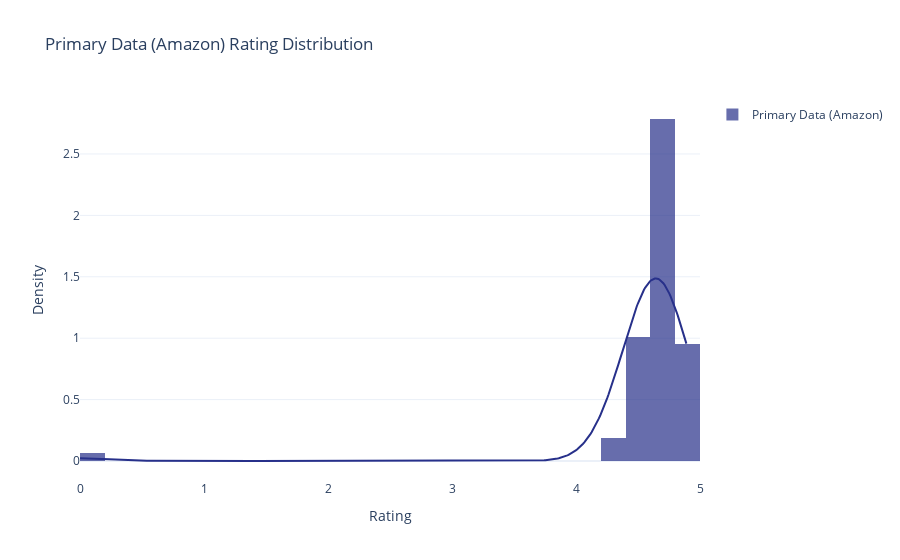
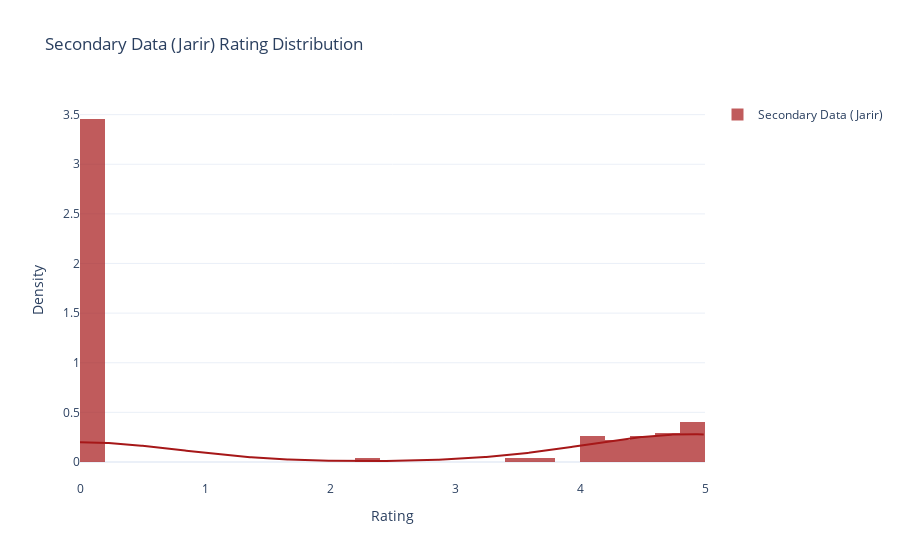

Write notebook code for charts like these, in order.
### Markdown cell above
###  Distribution Plot (Rating)

### Code cell
import plotly.figure_factory as ff
import numpy as np
import pandas as pd

# Sample Data (Replace with actual dataset)
np.random.seed(42)
primary_ratings = np.random.uniform(0, 4.9, 300)
secondary_ratings = np.random.uniform(0, 5, 300)

# Create separate plots
fig_primary = ff.create_distplot([prior_processed_amazon['Rating']], ["Primary Data (Amazon)"], 
                                 bin_size=0.2, show_hist=True, show_rug=False, colors=['#27308a'])

fig_secondary = ff.create_distplot([prior_processed_jarir['Rating']], ["Secondary Data (Jarir)"], 
                                   bin_size=0.2, show_hist=True, show_rug=False, colors=['#a61718'])

# Update layout for primary
fig_primary.update_layout(title="Primary Data (Amazon) Rating Distribution",
                          xaxis_title="Rating", yaxis_title="Density", template="plotly_white")

# Update layout for secondary
fig_secondary.update_layout(title="Secondary Data (Jarir) Rating Distribution",
                            xaxis_title="Rating", yaxis_title="Density", template="plotly_white")

# Show figures separately
fig_primary.show()
fig_secondary.show()

### Figure 1 — Plotly figure (JSON) as saved in the notebook; plotly's stock layout.template omitted (floating-point values rounded to 4 significant figures; data arrays with more than 128 entries replaced by an {"elided": "..."} marker saying what was removed)
{"data": [{"histnorm": "probability density", "legendgroup": "Primary Data (Amazon)", "marker": {"color": "#27308a"}, "name": "Primary Data (Amazon)", "opacity": 0.7, "type": "histogram", "x": [4.3, 4.5, 4.7, 4.7, 4.6, 4.6, 4.5, 0, 4.5, 4.7, 4.6, 4.7, 4.7, 4.8, 4.6, 4.7, 4.7, 4.8, 4.7, 4.6, 4.7, 4.6, 4.4, 4.7, 4.6, 4.6, 4.5, 4.6, 4.8, 4.9, 4.6, 4.7, 4.7, 4.9, 4.8, 4.7, 4.8, 4.5, 4.6, 4.5, 4.4, 4.5, 4.6, 4.9, 4.8, 4.9, 4.7, 4.5, 4.5, 4.6, 4.6, 4.7, 4.3, 4.6, 4.7, 4.9, 4.8, 4.5, 4.8, 4.7, 4.5, 4.7, 4.6, 4.6, 4.7, 4.6, 4.7, 4.6, 4.7, 4.4, 4.8, 4.7, 4.5, 4.3, 4.6, 4.8, 4.7, 4.4, 4.6], "xaxis": "x", "xbins": {"end": 4.9, "size": 0.2, "start": 0}, "yaxis": "y"}, {"legendgroup": "Primary Data (Amazon)", "marker": {"color": "#27308a"}, "mode": "lines", "name": "Primary Data (Amazon)", "showlegend": false, "type": "scatter", "x": {"elided": "500 float values"}, "xaxis": "x", "y": {"elided": "500 float values"}, "yaxis": "y"}], "layout": {"autosize": true, "barmode": "overlay", "hovermode": "closest", "legend": {"traceorder": "reversed"}, "title": {"text": "Primary Data (Amazon) Rating Distribution"}, "xaxis": {"anchor": "y2", "autorange": true, "domain": [0, 1], "range": [0, 5], "title": {"text": "Rating"}, "type": "linear", "zeroline": false}, "yaxis": {"anchor": "free", "autorange": true, "domain": [0, 1], "position": 0, "range": [-0.1547, 2.94], "title": {"text": "Density"}, "type": "linear"}}}

### Figure 2 — Plotly figure (JSON) as saved in the notebook; plotly's stock layout.template omitted (floating-point values rounded to 4 significant figures; data arrays with more than 128 entries replaced by an {"elided": "..."} marker saying what was removed)
{"data": [{"histnorm": "probability density", "legendgroup": "Secondary Data (Jarir)", "marker": {"color": "#a61718"}, "name": "Secondary Data (Jarir)", "opacity": 0.7, "type": "histogram", "x": {"elided": "236 float values"}, "xaxis": "x", "xbins": {"end": 5, "size": 0.2, "start": 0}, "yaxis": "y"}, {"legendgroup": "Secondary Data (Jarir)", "marker": {"color": "#a61718"}, "mode": "lines", "name": "Secondary Data (Jarir)", "showlegend": false, "type": "scatter", "x": {"elided": "500 float values"}, "xaxis": "x", "y": {"elided": "500 float values"}, "yaxis": "y"}], "layout": {"autosize": true, "barmode": "overlay", "hovermode": "closest", "legend": {"traceorder": "reversed"}, "title": {"text": "Secondary Data (Jarir) Rating Distribution"}, "xaxis": {"anchor": "y2", "autorange": true, "domain": [0, 1], "range": [0, 5], "title": {"text": "Rating"}, "type": "linear", "zeroline": false}, "yaxis": {"anchor": "free", "autorange": true, "domain": [0, 1], "position": 0, "range": [-0.1815, 3.647], "title": {"text": "Density"}, "type": "linear"}}}
